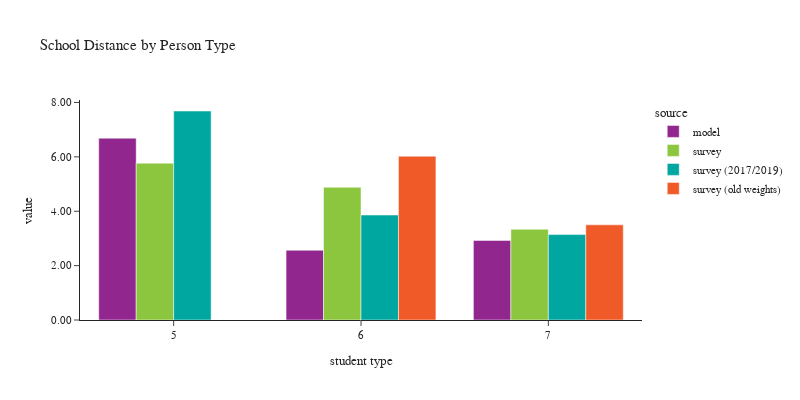

This figure's notebook cell:
### Code cell
plot_school_location(df_students[df_students['pptyp'].isin([5,6,7])], 
                     'pptyp', 'Person Type', 'student type')

### Figure 1 — Plotly figure (JSON) as saved in the notebook; plotly's stock layout.template omitted (floating-point values rounded to 4 significant figures)
{"data": [{"alignmentgroup": "True", "customdata": [[98454], [62383], [264880]], "hovertemplate": "source=model<br>pptyp=%{x}<br>value=%{y}<br>sample count=%{customdata[0]}<extra></extra>", "legendgroup": "model", "marker": {"color": "#91268F", "pattern": {"shape": ""}}, "name": "model", "offsetgroup": "model", "orientation": "v", "showlegend": true, "textposition": "auto", "type": "bar", "x": [5, 6, 7], "xaxis": "x", "y": [6.686, 2.566, 2.927], "yaxis": "y"}, {"alignmentgroup": "True", "customdata": [[169], [113], [530]], "hovertemplate": "source=survey<br>pptyp=%{x}<br>value=%{y}<br>sample count=%{customdata[0]}<extra></extra>", "legendgroup": "survey", "marker": {"color": "#8CC63E", "pattern": {"shape": ""}}, "name": "survey", "offsetgroup": "survey", "orientation": "v", "showlegend": true, "textposition": "auto", "type": "bar", "x": [5, 6, 7], "xaxis": "x", "y": [5.767, 4.883, 3.335], "yaxis": "y"}, {"alignmentgroup": "True", "customdata": [[145], [110], [515]], "hovertemplate": "source=survey (2017/2019)<br>pptyp=%{x}<br>value=%{y}<br>sample count=%{customdata[0]}<extra></extra>", "legendgroup": "survey (2017/2019)", "marker": {"color": "#00A7A0", "pattern": {"shape": ""}}, "name": "survey (2017/2019)", "offsetgroup": "survey (2017/2019)", "orientation": "v", "showlegend": true, "textposition": "auto", "type": "bar", "x": [5, 6, 7], "xaxis": "x", "y": [7.687, 3.861, 3.142], "yaxis": "y"}, {"alignmentgroup": "True", "customdata": [[81], [370]], "hovertemplate": "source=survey (old weights)<br>pptyp=%{x}<br>value=%{y}<br>sample count=%{customdata[0]}<extra></extra>", "legendgroup": "survey (old weights)", "marker": {"color": "#F05A28", "pattern": {"shape": ""}}, "name": "survey (old weights)", "offsetgroup": "survey (old weights)", "orientation": "v", "showlegend": true, "textposition": "auto", "type": "bar", "x": [6, 7], "xaxis": "x", "y": [6.025, 3.501], "yaxis": "y"}], "layout": {"barmode": "group", "font": {"size": 11}, "height": 400, "legend": {"title": {"text": "source"}, "tracegroupgap": 0}, "title": {"text": "School Distance by Person Type"}, "width": 800, "xaxis": {"anchor": "y", "domain": [0.0, 1.0], "title": {"text": "student type"}}, "yaxis": {"anchor": "x", "domain": [0.0, 1.0], "tickformat": ".2f", "title": {"text": "value"}}}}
